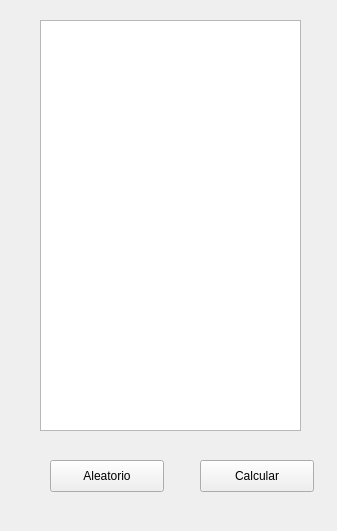
<?xml version="1.0" encoding="UTF-8"?>
<ui version="4.0">
 <class>vent_tabla</class>
 <widget class="QWidget" name="vent_tabla">
  <property name="geometry">
   <rect>
    <x>0</x>
    <y>0</y>
    <width>337</width>
    <height>531</height>
   </rect>
  </property>
  <property name="windowTitle">
   <string>Práctica 3 - Probabilidades</string>
  </property>
  <widget class="QTableWidget" name="tableWidget">
   <property name="geometry">
    <rect>
     <x>40</x>
     <y>20</y>
     <width>261</width>
     <height>411</height>
    </rect>
   </property>
  </widget>
  <widget class="QPushButton" name="pushButton">
   <property name="geometry">
    <rect>
     <x>200</x>
     <y>460</y>
     <width>114</width>
     <height>32</height>
    </rect>
   </property>
   <property name="text">
    <string>Calcular</string>
   </property>
  </widget>
  <widget class="QPushButton" name="pushButton_2">
   <property name="geometry">
    <rect>
     <x>50</x>
     <y>460</y>
     <width>114</width>
     <height>32</height>
    </rect>
   </property>
   <property name="text">
    <string>Aleatorio</string>
   </property>
  </widget>
 </widget>
 <resources/>
 <connections/>
</ui>
